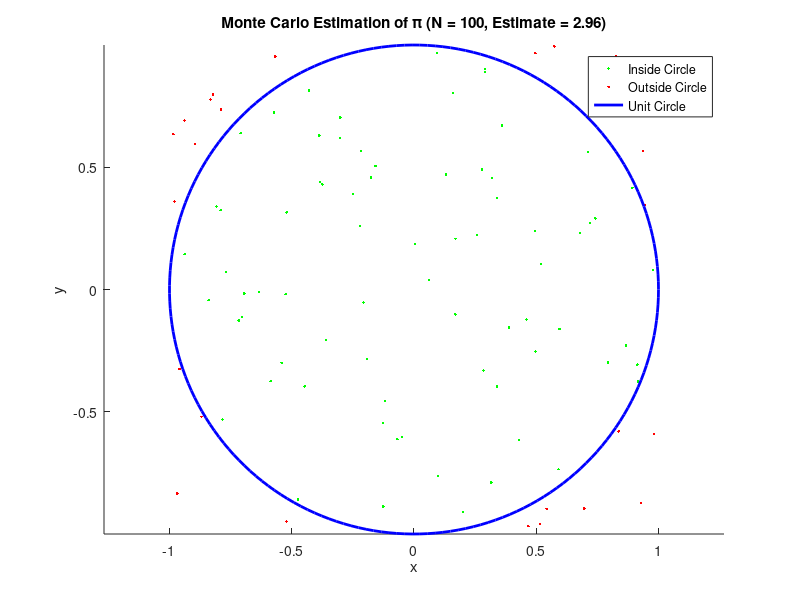

This chart was generated by the following MATLAB code:
clc, clear, shg, close all;

% Number of random points
N = 100;  

% Generate random x, y in [-1, 1]
x = 2 * rand(N, 1) - 1; % x and y each contain N random numbers uniformly distributed between -1 and 1
y = 2 * rand(N, 1) - 1;

% Check if points lie inside the unit circle
inside = x.^2 + y.^2 <= 1; % x.^2 + y.^2 = 1 rovnice pro kruh
                           % (.) říká MATLABu, že se má operace provést po prvcích (element-wise) — tedy každý prvek vektoru x se umocní zvlášť

% Estimate pi
pi_est = 4 * sum(inside) / N;

% Display result
disp("Estimated value of pi = " + pi_est);

% Plot points
figure;
hold on;
axis equal;

% Points inside circle (green)
plot(x(inside), y(inside), '.g');
% Points outside circle (red)
plot(x(~inside), y(~inside), '.r');

% Draw unit circle
theta = linspace(0, 2*pi, 200);
plot(cos(theta), sin(theta), 'b', 'LineWidth', 2);

title(['Monte Carlo Estimation of \pi (N = ' num2str(N) ', Estimate = ' num2str(pi_est) ')']);
xlabel('x');
ylabel('y');
legend('Inside Circle','Outside Circle','Unit Circle');
hold off;
